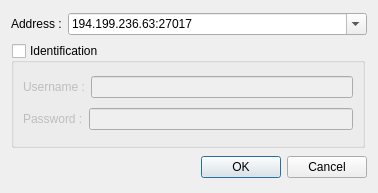
<?xml version="1.0" encoding="UTF-8"?>
<ui version="4.0">
 <class>Dialog</class>
 <widget class="QDialog" name="Dialog">
  <property name="geometry">
   <rect>
    <x>0</x>
    <y>0</y>
    <width>378</width>
    <height>193</height>
   </rect>
  </property>
  <property name="minimumSize">
   <size>
    <width>378</width>
    <height>193</height>
   </size>
  </property>
  <property name="maximumSize">
   <size>
    <width>378</width>
    <height>193</height>
   </size>
  </property>
  <property name="windowTitle">
   <string>Database Connection</string>
  </property>
  <property name="sizeGripEnabled">
   <bool>false</bool>
  </property>
  <property name="modal">
   <bool>false</bool>
  </property>
  <layout class="QVBoxLayout" name="verticalLayout">
   <item>
    <layout class="QHBoxLayout" name="addressHLayout">
     <item>
      <widget class="QLabel" name="addressLabel">
       <property name="sizePolicy">
        <sizepolicy hsizetype="Maximum" vsizetype="Preferred">
         <horstretch>0</horstretch>
         <verstretch>0</verstretch>
        </sizepolicy>
       </property>
       <property name="text">
        <string>Address :</string>
       </property>
      </widget>
     </item>
     <item>
      <widget class="QComboBox" name="addressComboBox">
       <property name="editable">
        <bool>true</bool>
       </property>
       <item>
        <property name="text">
         <string>194.199.236.63:27017</string>
        </property>
       </item>
      </widget>
     </item>
    </layout>
   </item>
   <item>
    <widget class="QGroupBox" name="IDGroupBox">
     <property name="minimumSize">
      <size>
       <width>354</width>
       <height>105</height>
      </size>
     </property>
     <property name="maximumSize">
      <size>
       <width>354</width>
       <height>105</height>
      </size>
     </property>
     <property name="title">
      <string>Identification</string>
     </property>
     <property name="flat">
      <bool>true</bool>
     </property>
     <property name="checkable">
      <bool>true</bool>
     </property>
     <property name="checked">
      <bool>false</bool>
     </property>
     <layout class="QVBoxLayout" name="verticalLayout_2">
      <item>
       <layout class="QHBoxLayout" name="usernameHLayout">
        <item>
         <widget class="QLabel" name="usernameLabel">
          <property name="text">
           <string>Username :</string>
          </property>
         </widget>
        </item>
        <item>
         <widget class="QLineEdit" name="usernameLineEdit"/>
        </item>
       </layout>
      </item>
      <item>
       <layout class="QHBoxLayout" name="passwordHLayout">
        <item>
         <widget class="QLabel" name="passwordLabel">
          <property name="text">
           <string>Password :</string>
          </property>
         </widget>
        </item>
        <item>
         <widget class="QLineEdit" name="passwordLineEdit">
          <property name="echoMode">
           <enum>QLineEdit::Password</enum>
          </property>
         </widget>
        </item>
       </layout>
      </item>
     </layout>
    </widget>
   </item>
   <item>
    <widget class="QDialogButtonBox" name="buttonBox">
     <property name="orientation">
      <enum>Qt::Horizontal</enum>
     </property>
     <property name="standardButtons">
      <set>QDialogButtonBox::Cancel|QDialogButtonBox::Ok</set>
     </property>
    </widget>
   </item>
  </layout>
 </widget>
 <resources/>
 <connections>
  <connection>
   <sender>buttonBox</sender>
   <signal>accepted()</signal>
   <receiver>Dialog</receiver>
   <slot>accept()</slot>
   <hints>
    <hint type="sourcelabel">
     <x>248</x>
     <y>254</y>
    </hint>
    <hint type="destinationlabel">
     <x>157</x>
     <y>274</y>
    </hint>
   </hints>
  </connection>
  <connection>
   <sender>buttonBox</sender>
   <signal>rejected()</signal>
   <receiver>Dialog</receiver>
   <slot>reject()</slot>
   <hints>
    <hint type="sourcelabel">
     <x>316</x>
     <y>260</y>
    </hint>
    <hint type="destinationlabel">
     <x>286</x>
     <y>274</y>
    </hint>
   </hints>
  </connection>
 </connections>
</ui>
